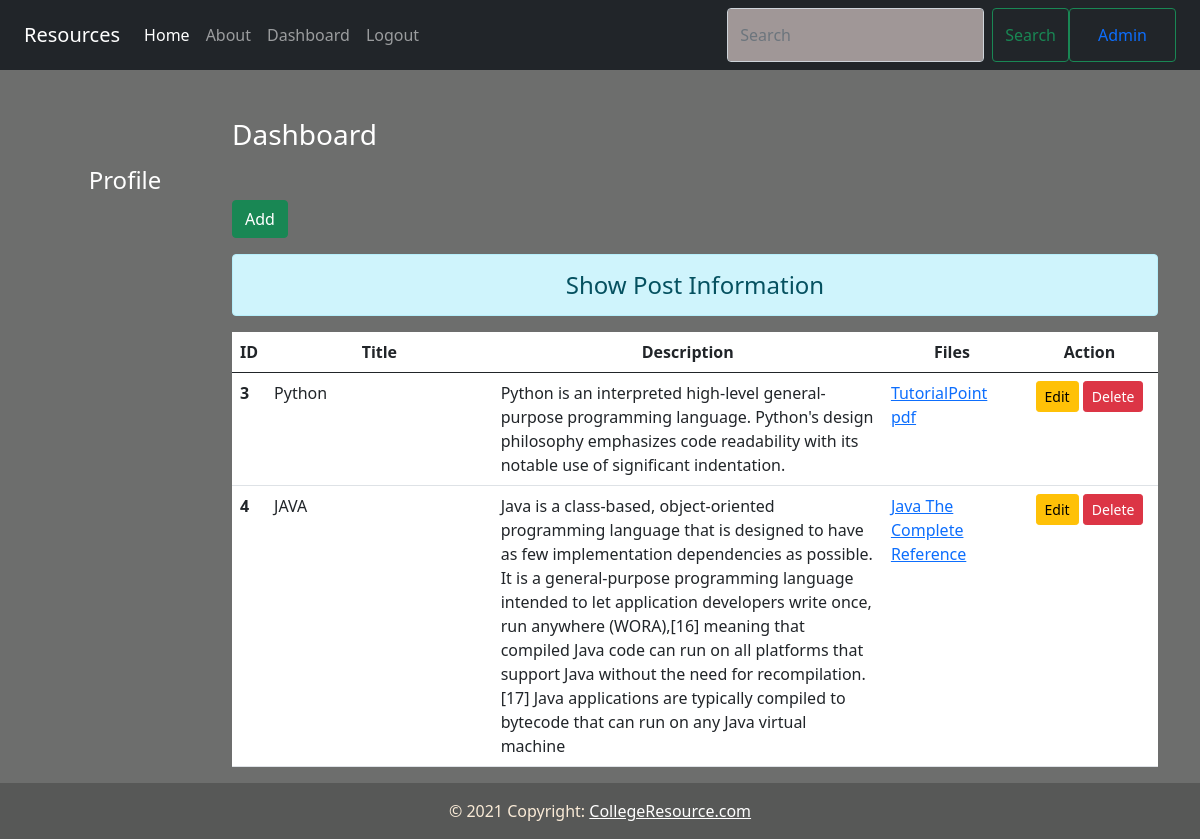
The page /dashboard/ (signed in) on the database its author committed.
### blog/models.py (models this page shows, shortened)
class Post(models.Model):
    title = models.CharField( max_length=150)
    desc=models.TextField()
    file_name = models.CharField( max_length=150)
    my_file = models.FileField(upload_to='')

### blog/views.py (the view)
# urls.py: path('dashboard/',views.dashboard,name='dashboard'),
def dashboard(request):
    if request.user.is_authenticated:
        posts = Post.objects.all()
        user = request.user
        full_name = user.get_full_name()
        gps = user.groups.all()
        return render(request, 'blog/dashboard.html',{'posts':posts,'full_name':full_name,'groups':gps})
    else:
        return HttpResponseRedirect('/login/')

### blog/templates/blog/dashboard.html (shortened to what this page needs)
{% extends "blog/base.html" %}
{% load static %}
{% block side %}
    <div class="col-sm-2 text-white my-5 text-center">
        <h4 class="my-5">Profile</h4>
    </div>
{% endblock side %}
{% block content %}
<div class="col-sm-10 ">
    <h3 class="text-white my-5">Dashboard</h3>
    <a href="{% url 'addpost' %}" class="btn btn-success my-10 "> Add </a>
    <h4 class="text-center alert alert-info mt-3">Show Post Information</h4>
    {% if posts %}
        <table class="table table-hover bg-white">
            <thead>
                <tr class="text-center">
                    <th scope="col" style="width:2%">ID</th>
                    <th scope="col" style="width:25%">Title</th>
                    <th scope="col" style="width:43%">Description</th>
                    <th scope="col" style="width:15%">Files</th>
                    <th scope="col" style="width:15%">Action</th>
                </tr>
            </thead>
            <tbody>
                {% for post in posts %}
                    <tr>
                        <th scope="row">{{post.id}}</th>
                        <td>{{post.title}}</td>
                        <td>{{post.desc}}</td>
                        <td><a download href=" {{post.my_file.url}}">{{post.file_name}}</a></td>
                        <td class="text-center">
                            <a href="{% url 'updatepost' post.id  %}" class = "btn btn-warning btn-sm">Edit</a>
                            {% if perms.blog.delete_post %}
                                <form action="{% url 'deletepost' post.id  %}" method="post" class="d-inline">
                                <input type="submit" value="Delete" class = "btn btn-danger btn-sm">
                                </form>
                            {% endif %}
                        </td>
                    </tr>
                {% endfor %}
            </tbody>
        </table>
    {% else %}
        <h4 class="text-center alert alert-info mt-3">No Records </h4>
    {% endif %}
</div>
</div>
{% endblock content%}

### blog/templates/blog/base.html (shortened to what this page needs)
<!DOCTYPE html>{% load static %}
<html lang="en">
<head>
    <link rel="stylesheet" href="{% static 'blog/css/bootstrap.css' %}">
    <link rel="stylesheet" href="{% static 'blog/css/style.css' %}">
    <link rel="stylesheet" href="https://cdnjs.cloudflare.com/ajax/libs/font-awesome/4.7.0/css/font-awesome.min.css">
</head>
<body>
    <div class="container-fluid bg-dark">
    {% include 'blog/navbar.html' %}
    </div>
    <div class="container">
        <div class="row">
            {% block side %}
            {% endblock side %}
            {% block content %}
            {% endblock content %}
        </div>
<footer >
  <div class="text-center p-3" style="background-color: rgba(0, 0, 0, 0.2);">
    © 2021 Copyright:
    <a class="text-white" href="">CollegeResource.com</a>
  </div>
</footer>
</body>
</html>

### blog/templates/blog/navbar.html (shortened to what this page needs)
<nav class="navbar navbar-expand-lg navbar-dark bg-dark">
  <div class="container-fluid">
    <a class="navbar-brand" href="#">Resources</a>
    <div class="collapse navbar-collapse" id="navbarSupportedContent">
      <ul class="navbar-nav me-auto mb-2 mb-lg-0">
        <li class="nav-item">
          <a class="nav-link active" aria-current="page" href="/">Home</a>
        </li>
        <li class="nav-item">
          <a class="nav-link" href="{% url 'about' %}">About</a>
        </li>
        {% if request.user.is_authenticated %}
          <li class="nav-item">
            <a class="nav-link" href="{% url 'dashboard' %}">Dashboard</a>
          </li>
          <li class="nav-item">
            <a class="nav-link" href="{% url 'logout' %}">Logout</a>
          </li>
        {% endif %}
      </ul>
      <form  action="/search" method="get "class="d-flex" >
        <input class="form-control me-2" type="search" placeholder="Search" aria-label="Search" name="query" id="query">
        <button class="btn btn-outline-success" type="submit">Search</button>
        <button class="btn btn-outline-success" type="submit"><a class="nav-link" href="/admin/">Admin</a></button>
      </form>
    </div>
  </div>
</nav>

### blog/static/blog/css/style.css (style rules this page uses)
body { background-color: rgb(109, 110, 109); color:antiquewhite }
.form-control { background-color:rgb(160, 151, 151) }

### rows shown on the page
Post: id "3", title "Python", desc "Python is an interpreted high-level general-purpose programming language. Python's design philosophy emphasizes code readability with its notable use of significant indentation.", file_name "TutorialPoint pdf"
Post: id "4", title "JAVA", desc "Java is a class-based, object-oriented programming language that is designed to have as few implementation dependencies as possible. It is a general-purpose programming language intended to let application developers write once, run anywhere (WORA),[16] meaning that compiled Java code can run on all platforms that support Java without the need for recompilation.[17] Java applications are typically compiled to bytecode that can run on any Java virtual machine", file_name "Java The Complete Reference"
